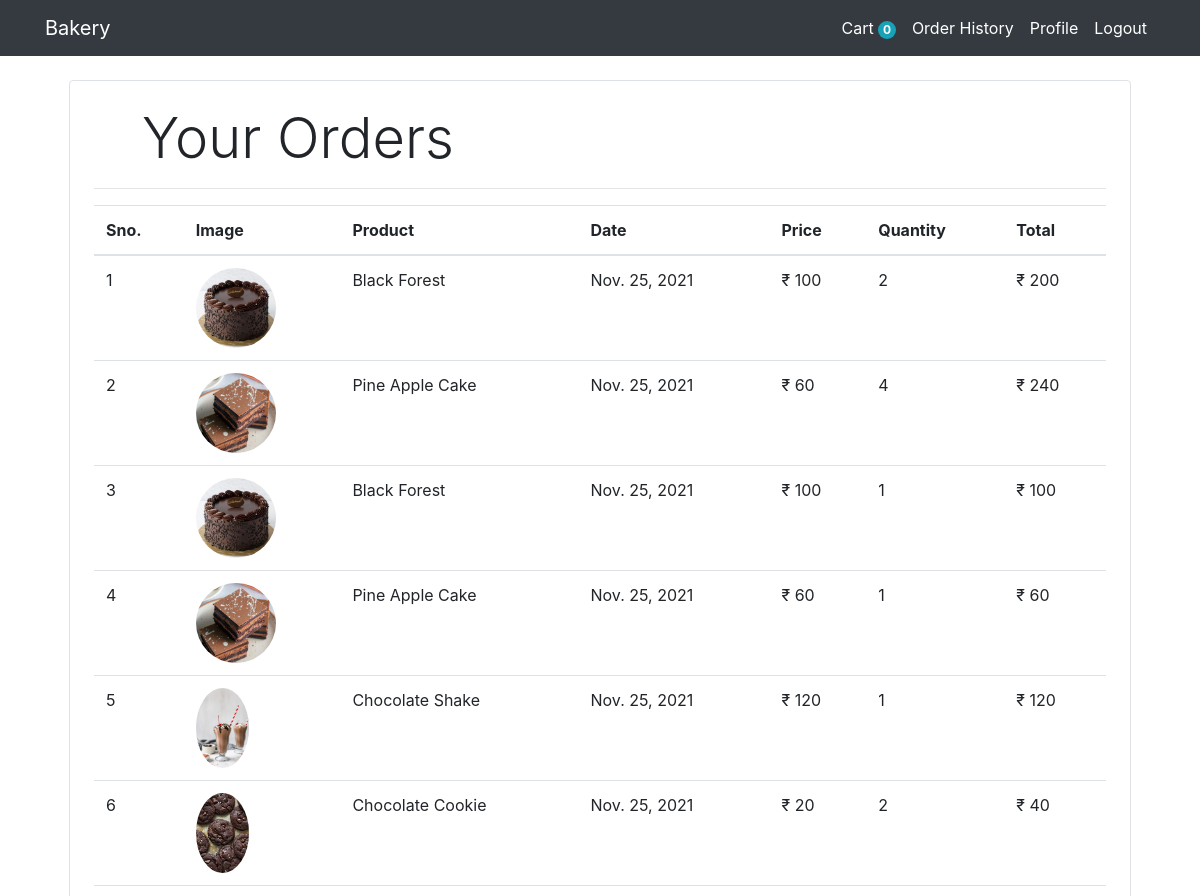
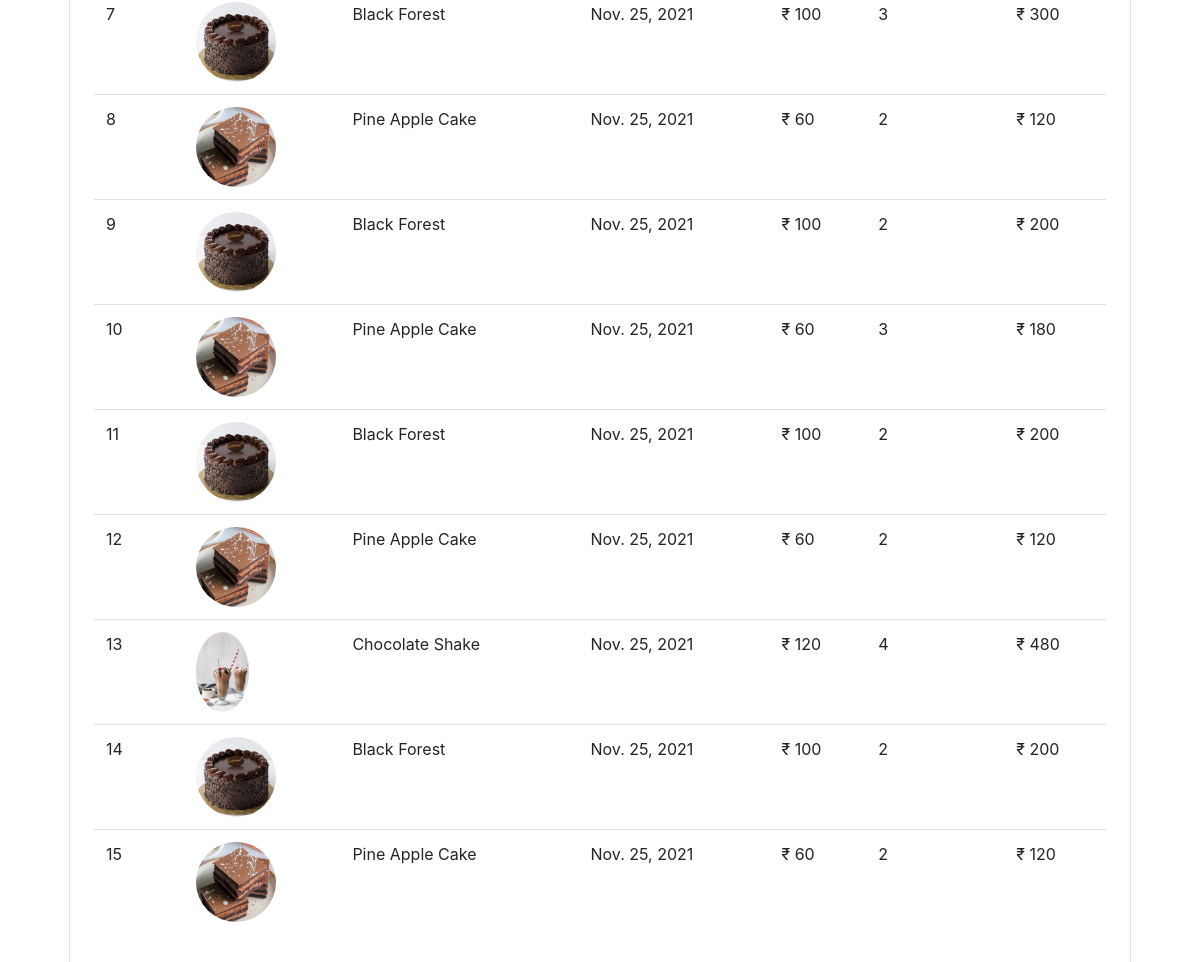
The app's page /orderhistory/ (signed in) with its own data (2 pictures, top to bottom).
### Bakery/models.py (models this page shows, shortened)
class Order(models.Model):
    product = models.ForeignKey(Product,on_delete=models.CASCADE,null=True)
    customer = models.ForeignKey(Customer,on_delete=models.CASCADE,null=True)
    quantity = models.IntegerField(default=1)
    price = models.IntegerField()
    email = models.EmailField()
    address = models.CharField(max_length=50,default='',blank=True)
    phone = models.CharField(max_length=15,default='',blank=True)
    date = models.DateField(default=datetime.datetime.today)
    @staticmethod
    def get_orders_by_customer(customer_email):
        return Order.objects.filter(email=customer_email)

class Product(models.Model):
    name = models.CharField(max_length=100, null=True)
    quantity = models.PositiveIntegerField(null=True)
    price = models.PositiveIntegerField(null=True)
    category = models.ForeignKey(Category, on_delete=models.CASCADE,default=1)
    image = models.ImageField(upload_to='uploads/products/', default='default_image.jpeg')

### Bakery/Views/views.py (the view)
# urls.py: path('orderhistory/', views.order_history.as_view(), name='Bakery-order'),
class order_history(View):
	def get(self, request):
		customer=request.session.get('customer_email')
		print(customer)
		orders=Order.get_orders_by_customer(customer)
		print('orders', orders)
		return render(request,'Bakery/order_history.html',{'orders': orders})

### Bakery/templatetags/custom_filter.py (called while the page is built)
@register.filter(name='currency')
def currency(nunmber):
    return "₹ "+str(nunmber)

@register.filter(name='multiply')
def multiply(number,number1):
    return number*number1

### templates/Bakery/order_history.html (shortened to what this page needs)
{%extends 'Partials/base.html'%}
{%block content%}
{%load cart%}
{%load custom_filter%}
<div class="container">
   <div class="border rounded p-4 m-4">
        <p class="display-4 pl-4 ml-4">Your Orders</p>
        <hr>
        <table class="table">
            <thead>
                <tr>
                    <th>Sno.</th>
                    <th>Image</th>
                    <th>Product</th>
                    <th>Date</th>
                    <th>Price</th>
                    <th>Quantity</th>
                    <th>Total</th>
                </tr>
            </thead>
            <tbody>
                {% for order in orders %}
                <tr>
                    <td>{{forloop.counter}}</td>
                    <td><img style="height: 80px;" class="rounded-circle" src="{{order.product.image.url}}" alt=""></td>
                    <td>{{order.product.name}}</td>
                    <td>{{order.date}}</td>
                    <td>{{order.price|currency}}</td>
                    <td>{{order.quantity}}</td>
                    <td>{{order.quantity|multiply:order.price|currency}}</td>
                </tr>
                {% endfor %}
            </tbody>
        </table>
   </div>
</div>
{%endblock%}

### records on screen
Order: product.image (picture), product.name "Black Forest", date "Nov. 25, 2021", price "₹ 100", quantity "2", quantity|multiply "₹ 200"
Order: product.image (picture), product.name "Pine Apple Cake", date "Nov. 25, 2021", price "₹ 60", quantity "4", quantity|multiply "₹ 240"
Order: product.image (picture), product.name "Black Forest", date "Nov. 25, 2021", price "₹ 100", quantity "1", quantity|multiply "₹ 100"
Order: product.image (picture), product.name "Pine Apple Cake", date "Nov. 25, 2021", price "₹ 60", quantity "1", quantity|multiply "₹ 60"
Order: product.image (picture), product.name "Chocolate Shake", date "Nov. 25, 2021", price "₹ 120", quantity "1", quantity|multiply "₹ 120"
Order: product.image (picture), product.name "Chocolate Cookie", date "Nov. 25, 2021", price "₹ 20", quantity "2", quantity|multiply "₹ 40"
Order: product.image (picture), product.name "Black Forest", date "Nov. 25, 2021", price "₹ 100", quantity "3", quantity|multiply "₹ 300"
Order: product.image (picture), product.name "Pine Apple Cake", date "Nov. 25, 2021", price "₹ 60", quantity "2", quantity|multiply "₹ 120"
Order: product.image (picture), product.name "Black Forest", date "Nov. 25, 2021", price "₹ 100", quantity "2", quantity|multiply "₹ 200"
Order: product.image (picture), product.name "Pine Apple Cake", date "Nov. 25, 2021", price "₹ 60", quantity "3", quantity|multiply "₹ 180"
Order: product.image (picture), product.name "Black Forest", date "Nov. 25, 2021", price "₹ 100", quantity "2", quantity|multiply "₹ 200"
Order: product.image (picture), product.name "Pine Apple Cake", date "Nov. 25, 2021", price "₹ 60", quantity "2", quantity|multiply "₹ 120"
Order: product.image (picture), product.name "Chocolate Shake", date "Nov. 25, 2021", price "₹ 120", quantity "4", quantity|multiply "₹ 480"
Order: product.image (picture), product.name "Black Forest", date "Nov. 25, 2021", price "₹ 100", quantity "2", quantity|multiply "₹ 200"
Order: product.image (picture), product.name "Pine Apple Cake", date "Nov. 25, 2021", price "₹ 60", quantity "2", quantity|multiply "₹ 120"

### other values on screen
{{ request.session.cart.keys|length }} "0"
